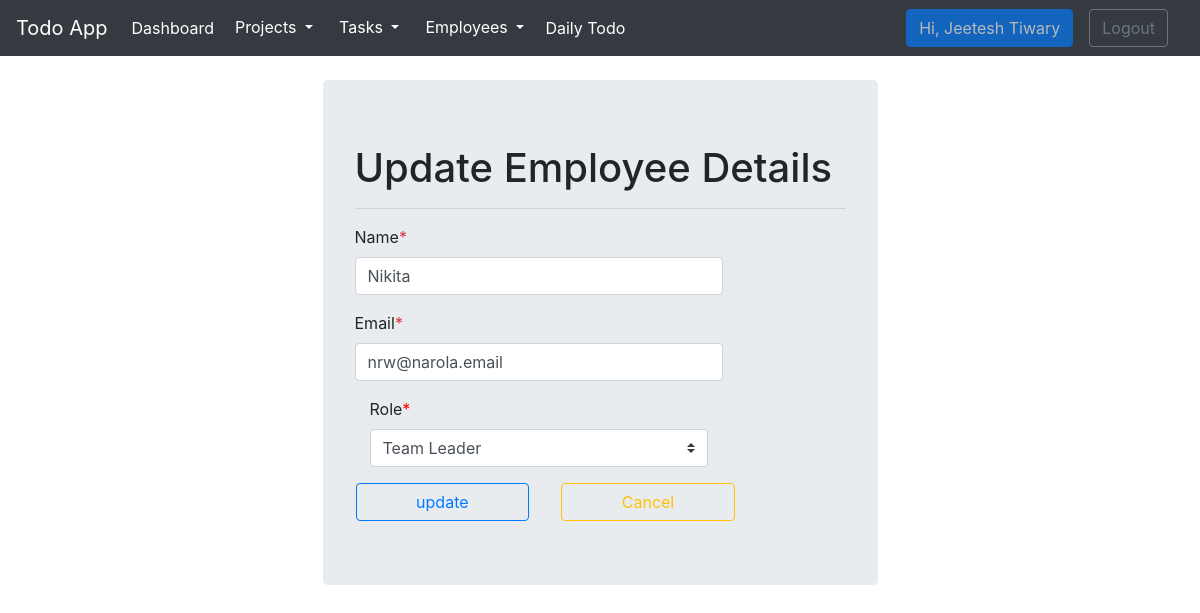
Page /index.php?page=update_employee&id=4 (signed in) on the committed database.
### tables this page shows
CREATE TABLE IF NOT EXISTS `employees` (
  `id` int NOT NULL AUTO_INCREMENT,
  `name` varchar(60) NOT NULL,
  `email` varchar(70) NOT NULL,
  `password` varchar(191) NOT NULL,
  `role` tinyint NOT NULL DEFAULT '4' COMMENT '1-admin,2-Project Manager,3-Team Leader,4-Developer',
  `created_at` timestamp NOT NULL DEFAULT CURRENT_TIMESTAMP,
  `updated_at` timestamp NOT NULL DEFAULT CURRENT_TIMESTAMP,
  `deleted_at` timestamp NULL DEFAULT NULL,
  PRIMARY KEY (`id`),
  KEY `role` (`role`)
);

CREATE TABLE IF NOT EXISTS `roles` (
  `id` tinyint NOT NULL AUTO_INCREMENT,
  `name` varchar(60) NOT NULL,
  `created_at` timestamp NOT NULL DEFAULT CURRENT_TIMESTAMP,
  `updated_at` timestamp NOT NULL DEFAULT CURRENT_TIMESTAMP,
  `deleted_at` timestamp NULL DEFAULT NULL,
  PRIMARY KEY (`id`)
);

### include/Model.php (called while the page is built, shortened)
<?php
require_once $_SERVER['DOCUMENT_ROOT'] . '/todo-app/include/config.php';
class Model
{
    private $connection;
    function __construct()
    {
        $conn = new Connection;
        $this->connection = $conn->getConnection();
    }
    function get_records($tableName, $columns, $where = null)
    {
        $response = [];
        $sql = "SELECT $columns FROM $tableName";
        if ($where) {
            $sql .= " WHERE $where";
        }
        try {
            $result = $this->connection->query($sql);
            if ($result) {
                while ($row = $result->fetch_assoc()) {
                    $response[] = $row;
                }
            }
        } catch (\Throwable $th) {
            $response = [];
        }
        return $response;
    }
    function fetch_record($sql)
    {
        $response = null;
        try {
            $result = $this->connection->query($sql);
            while ($row = $result->fetch_assoc()) {
                $response[] = $row;
            }
            return $response;
        } catch (Exception $th) {
            die($th->getMessage());
        }
    }
}
?>

### include/config.php (called while the page is built, shortened)
<?php
class Connection
{
    private $connection = null;
    function __construct()
    {
        try {
            $this->connection = new mysqli('localhost', 'root', '', 'todo-app');
        } catch (\Throwable $th) {
            $th->getMessage();
        }
    }
    public function getConnection()
    {
        return $this->connection;
    }
}
?>

### employee/update_employee.php (the view, shortened to what this page needs)
<?php
$employeeObj = new Employee();
$id = $_GET['id'];
$empRecord = $employeeObj->get_records('employees', 'id, name, email, role', "id = $id");
$empRoles = $employeeObj->fetch_record("SELECT id,name FROM roles");
$name = $empRecord[0]['name'];
$email = $empRecord[0]['email'];
$role = $empRecord[0]['role'];
?>
<div class="container mt-4">
    <div class="d-flex justify-content-center align-items-center">
        <div class="jumbotron w-50 ">
            <h1>Update Employee Details</h1>
            <hr>
            <form action="" method="post">
                <div class="form-group">
                    <label for="Name">Name<span class="text-danger">*</span></label>
                    <input class="form-control col-sm-9" type="text" name="name" value="<?php echo $name; ?>">
                </div>
                <div class="form-group">
                    <label for="Email">Email<span class="text-danger">*</span></label>
                    <input id="" class="form-control col-sm-9" type="email" name="email" value="<?php echo $email; ?>">
                </div>
                <div class="form-group col-md-9">
                    <label for="Role">Role<span style="color:red;">*</span></label>
                    <select class="custom-select form-control" id="role" name="role" required>
                        <?php
                        foreach ($empRoles as $empRole) { ?>
                            <option value="<?php echo $empRole['id']; ?>" <?php if ($role == $empRole['id']) {
                                  echo "selected";
                              } ?>> <?php echo $empRole['name']; ?> </option>
                        <?php }
                        ?>
                    </select>
                </div>
                <div class="row">
                    <input type="Submit" name="submit" value="update" class="btn btn-outline-primary col-md-4 mx-3">
                    <a href="index.php?page=display_employee" class="btn btn-outline-warning col-md-4 mx-3">Cancel</a>
                </div>
            </form>
        </div>
    </div>

### rows in the picture
employees: name "Nikita", email "nrw@narola.email", role "Team Leader"

### other values in the picture
$_SESSION['employee']['name'] "Jeetesh Tiwary"
